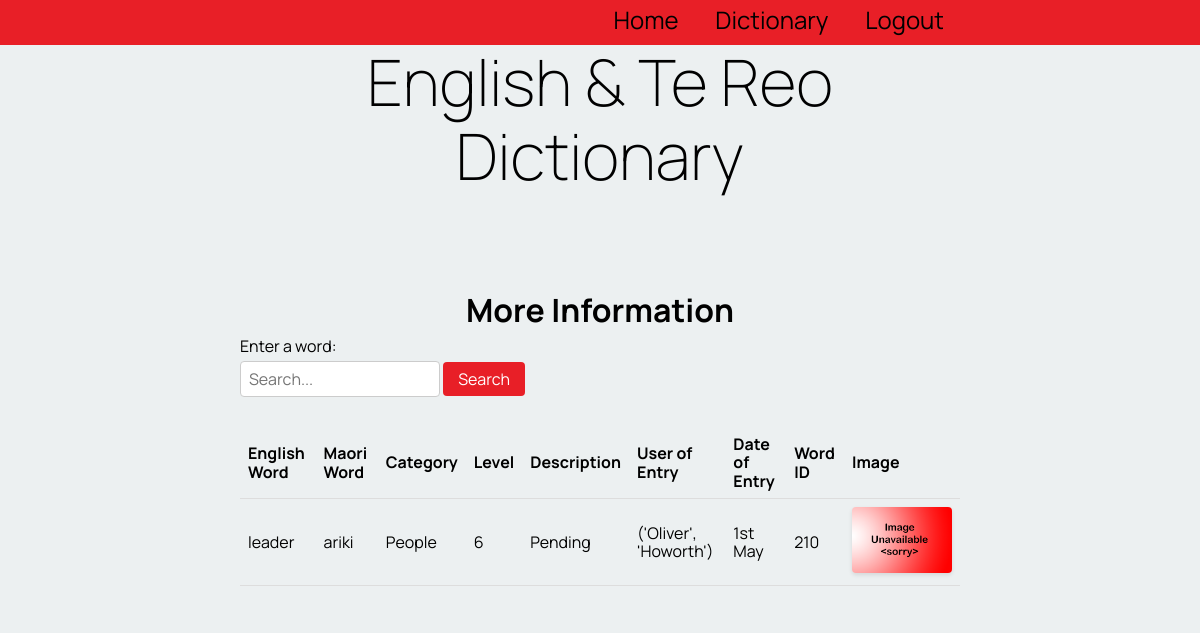
The page /word_info/210 (signed in) on the database its author committed.
### tables this page shows
CREATE TABLE "table_word"
(
    word_id      integer not null
        primary key autoincrement,
    english_word varchar(100),
    te_reo_word  varchar(100),
    description  varchar(100),
    category     varchar(100),
    levels       varchar(100),
    user_fk      integer
        constraint table_word_table_account_id_fk
            references users_table,
    cat_fk       integer
        constraint table_word_category_table_cat_id_fk
            references category_table
, word_date varchar(100), image varchar(100));

CREATE TABLE "category_table"
(
    cat_id        integer not null
        primary key autoincrement,
    category_name varchar
);

### app.py (the view)
@app.route('/word_info/<word_id>') #the function runs when user clicks on a word - shows them extra details about that word
def render_word_info(word_id):
    if is_logged_in_teacher():
        print("Teacher if logged in!")
    con = create_connection(DATABASE) #selects all the inforamtion (e.g image,date,level) form both tables
    query = "SELECT word_id, english_word, te_reo_word, category_name, levels, description, word_date, image FROM table_word INNER JOIN category_table ON table_word.cat_fk = cat_id WHERE table_word.word_id = ?"
    cur = con.cursor()
    try:
        cur.execute(query, (word_id,))
        word = cur.fetchall()
    except Exception as e:
        print(e)
    query2 = "SELECT f_name, l_name FROM table_word INNER JOIN users_table ON users_table.users_id = table_word.user_fk WHERE word_id = ?"
    try:
        cur.execute(query2, (word_id,))  #user_name is used to display the user of entry in the html page
        user_name = cur.fetchall()
        print(user_name)
    except Exception as e:
        print(e)
    con.close()  #closes the connection to the database
    return render_template('word_info.html', logged_in = is_logged_in(), words=word, teacher_log = is_logged_in_teacher(), user=user_name)

### app.py (called while the page is built)
def create_connection(db_file): #connects to the database
    try:
        connection = sqlite3.connect(db_file)
        return connection
    except Error as e:
        print(e)   #prints the error message
    return None

def is_logged_in():    #checks if the user has logged in
    if session.get("email") is None:
        print("not logged in ")
        return False
    else:
        print("logged in!")  #returns true if they are logged in
        return True

def is_logged_in_teacher():   #checks if a teacher account has logged in
        email = session.get("email")
        con = create_connection(DATABASE)
        cur = con.cursor()
        query = """SELECT is_teacher FROM users_table WHERE email = ?"""  #selects is_teacher from database
        cur.execute(query, (email, ))
        teacher = cur.fetchall()
        con.close()
        if ('yes',) in teacher:
            print("teacher logged in!")
            return True  #returns true if a teacher is logged in
        else:
            return False #if teacher is not logged in returns false

### templates/word_info.html
{% extends 'base.html' %}
{% block pageheading %}More Information{% endblock %}
{% block main %}
    <form action="{{ url_for('render_dictionary_page', cat_id=cat_id) }}" method="GET">
        <label for="word-search">Enter a word:</label>
        <input type="text" name="search" value="{{ search_term }}" placeholder="Search...">
        <button type="submit">Search</button>
    </form>
    <table>
        <thead>
            <tr>
                <th>English Word</th>
                <th>Maori Word</th>
                <th>Category</th>
                <th>Level</th>
                <th>Description</th>
                <th>User of Entry</th>
                <th>Date of Entry</th>
                <th>Word ID</th>
                <th>Image</th>
            </tr>
        </thead>
        <tbody>
            {% for word in words %}
                <tr>
                    <td>{{ word[1] }}</td>
                    <td>{{ word[2] }}</td>
                    <td>{{ word[3] }}</td>
                    <td>{{ word[4] }}</td>
                    <td>{{ word[5] }}</td>
                    <td>{{ user[0] }}</td>
                    <td>{{ word[6] }}</td>
                    <td>{{ word[0] }}</td>
                    {% if word[7] %}
                    <td> <img src= '{{ url_for('static', filename='images/' + word[7] + '.jpg') }}'> </td>
                    {% else %}
                    <td> <img src= '{{ url_for('static', filename='images/noimage' + '.jpg') }}'> </td>
                    {% endif %}
                </tr>
            {% endfor %}
        </tbody>
    </table>
{% endblock %}

### static/style.css (style rules this page uses)
* { font-family: 'Manrope', sans-serif; padding: 0; margin: 0; box-sizing: border-box; }
body { background-color: rgba(236, 240, 241, 1.0); }
img { max-width: 100%; }
table { width: 100%; border-collapse: collapse; margin-bottom: 20px; }
table th, table td { padding: 8px; text-align: left; border-bottom: 1px solid #ddd; }
form { margin-bottom: 20px; }
form label { display: block; margin-bottom: 5px; }
form input[type="text"] { width: 200px; padding: 8px; border: 1px solid #ccc; border-radius: 4px; margin-bottom: 10px; }
form button { padding: 8px 15px; background-color: #e81f27; color: #fff; border: none; border-radius: 4px; cursor: pointer; }
table img { max-width: 100px; height: auto; border-radius: 4px; box-shadow: 0 2px 4px rgba(0, 0, 0, 0.1); }

### rows shown on the page
table_word: english_word "leader", te_reo_word "ariki", category_name "People", levels "6", description "Pending", user "('Oliver', 'Howorth')", word_date "1st May", word_id "210"
